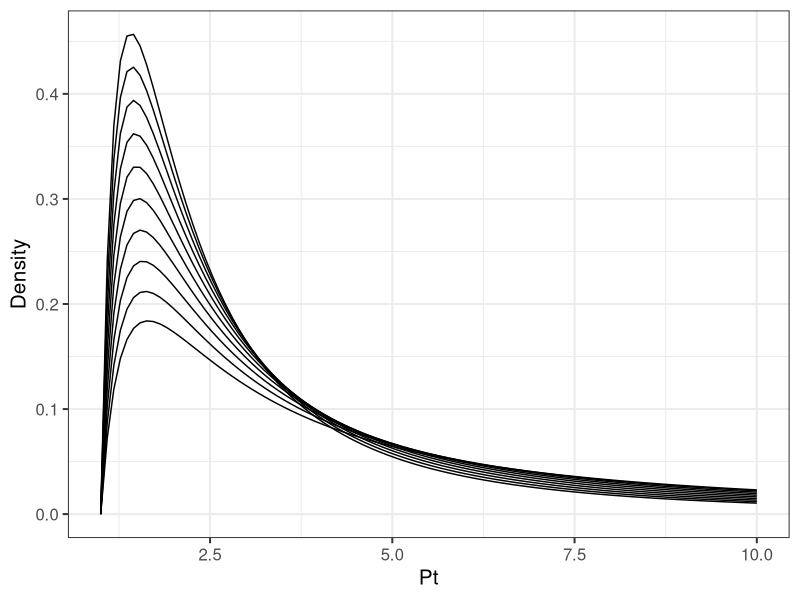
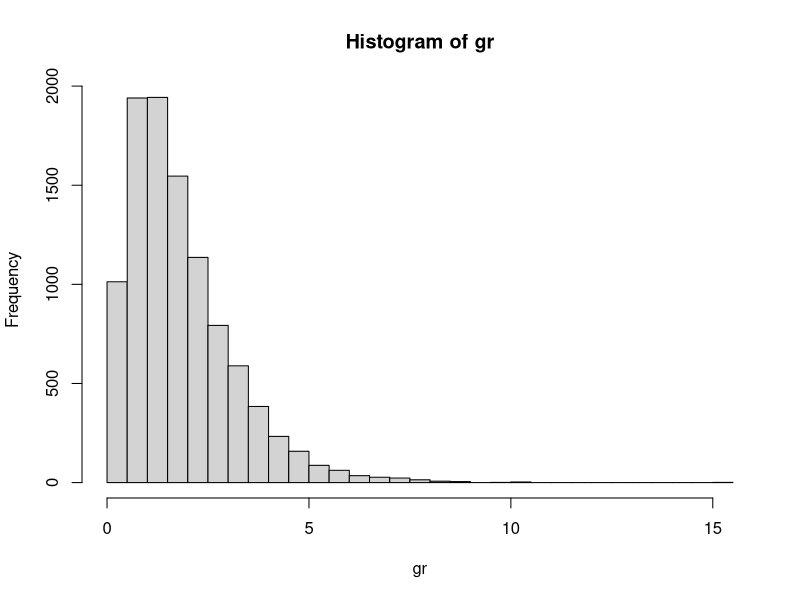
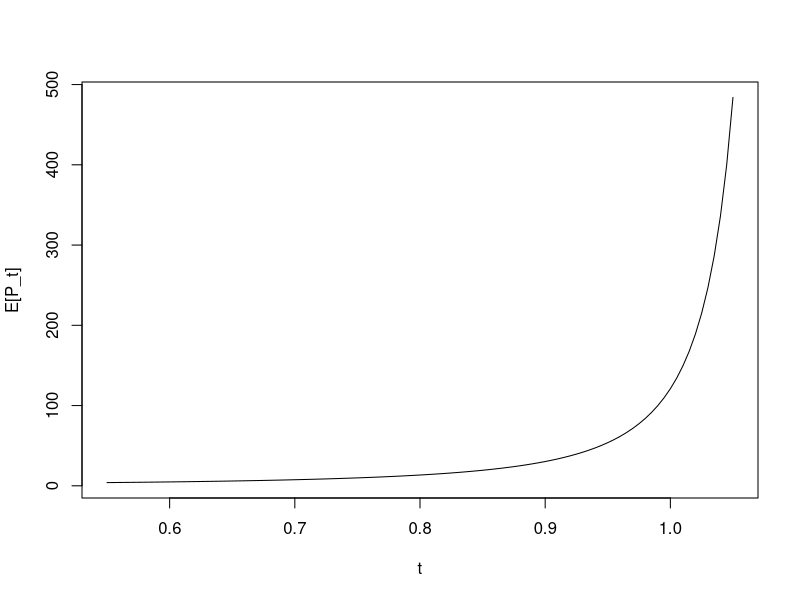

Here is the R script that generated these plots, in order:
## ---- chunk 1
library(ggplot2)
knitr::opts_chunk$set(echo = TRUE)
## ---- chunk 2

gammaGroTau <- function(pt, alpha, beta, tau){
  gG_density <- ((beta^alpha)/(gamma(alpha)))*((tau/beta)^alpha)*((log(pt))^(alpha-1))*pt^(-(tau + 1));
  return(gG_density);
}


p1b <- ggplot(data = data.frame(x = c(1,10)),aes(x)) + 
       stat_function(fun=gammaGroTau, args = list(alpha=2,beta=1.1,tau=1)) + 
       labs(
         x = "Pt",
         y = "Density"
       ) + 
      theme_bw(base_size = 15)
  for(i in 1:9){
  p1b <- p1b + 
    stat_function(fun=gammaGroTau, args = list(alpha=2,beta=1.1,tau=1+i*0.1))
  }

print(p1b)



## ---- chunk 3
N <- 10^4
times <- 10^2+10
alpha <- 2
beta <- 1.1 
gr <- rgamma(N,alpha,beta)
hist(gr,breaks=30)

# Empirical simulation of the spatial mean 
Pt <- matrix(0,N,times)
Pt[,1] <- 1
for(i in 1:N){
  for(j in 2:times){
    Pt[i,j] <- Pt[i,1]*exp(gr[i]*0.01*j)
  }
}

#hist(Pt[,2],breaks=20)
#apply(Pt,2,mean)
#plot(apply(Pt,2,mean))
sp_mean <- apply(Pt,2,mean)
#plot(seq(1,110,1),log(sp_mean))
sim_df <- data.frame(time = seq(1,110,1), spMean_sim = sp_mean)

# Analytical solution 
solved <- function(x,beta=beta,alpha=alpha){
  return((beta/(beta-x))^alpha)
}

# Plotting empirical and analytical side-by-side 
#ggplot() +
#  geom_line(data=sim_df,aes(x=0.01*time,y=spMean_sim)) + 
#  stat_function(fun=solved,args=list(alpha=alpha,beta=beta),color="red") + 
#  scale_x_continuous(limits=c(0,1))
  

curve((beta/(beta-x))^alpha,0.55,1.05, xlab = "t", ylab = "E[P_t]")

